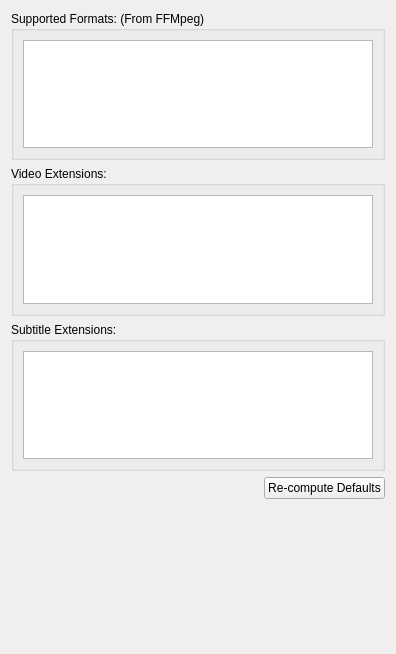
<?xml version="1.0" encoding="UTF-8"?>
<ui version="4.0">
 <class>NMediaManager::NPreferences::NUi::CMediaFormats</class>
 <widget class="QWidget" name="NMediaManager::NPreferences::NUi::CMediaFormats">
  <property name="geometry">
   <rect>
    <x>0</x>
    <y>0</y>
    <width>396</width>
    <height>654</height>
   </rect>
  </property>
  <property name="windowTitle">
   <string>Form</string>
  </property>
  <layout class="QVBoxLayout" name="verticalLayout">
   <item>
    <widget class="QGroupBox" name="groupBox_3">
     <property name="title">
      <string>Supported Formats: (From FFMpeg)</string>
     </property>
     <layout class="QGridLayout" name="gridLayout_4">
      <item row="0" column="0" rowspan="2">
       <widget class="QListWidget" name="supportedFormats">
        <property name="editTriggers">
         <set>QAbstractItemView::NoEditTriggers</set>
        </property>
        <property name="sortingEnabled">
         <bool>true</bool>
        </property>
       </widget>
      </item>
     </layout>
    </widget>
   </item>
   <item>
    <widget class="QGroupBox" name="groupBox">
     <property name="title">
      <string>Video Extensions:</string>
     </property>
     <layout class="QGridLayout" name="gridLayout_2">
      <item row="0" column="0" rowspan="2">
       <widget class="QListWidget" name="videoExtensions">
        <property name="sortingEnabled">
         <bool>true</bool>
        </property>
       </widget>
      </item>
     </layout>
    </widget>
   </item>
   <item>
    <widget class="QGroupBox" name="groupBox_4">
     <property name="title">
      <string>Subtitle Extensions:</string>
     </property>
     <layout class="QGridLayout" name="gridLayout_5">
      <item row="1" column="0" rowspan="2">
       <widget class="QListWidget" name="subtitleExtensions">
        <property name="sortingEnabled">
         <bool>true</bool>
        </property>
       </widget>
      </item>
     </layout>
    </widget>
   </item>
   <item>
    <layout class="QHBoxLayout" name="horizontalLayout_2">
     <item>
      <spacer name="horizontalSpacer">
       <property name="orientation">
        <enum>Qt::Horizontal</enum>
       </property>
       <property name="sizeHint" stdset="0">
        <size>
         <width>40</width>
         <height>20</height>
        </size>
       </property>
      </spacer>
     </item>
     <item>
      <widget class="QPushButton" name="recomputeBtn">
       <property name="text">
        <string>Re-compute Defaults</string>
       </property>
      </widget>
     </item>
    </layout>
   </item>
   <item>
    <spacer name="verticalSpacer_6">
     <property name="orientation">
      <enum>Qt::Vertical</enum>
     </property>
     <property name="sizeHint" stdset="0">
      <size>
       <width>20</width>
       <height>227</height>
      </size>
     </property>
    </spacer>
   </item>
  </layout>
 </widget>
 <tabstops>
  <tabstop>supportedFormats</tabstop>
  <tabstop>recomputeBtn</tabstop>
  <tabstop>videoExtensions</tabstop>
 </tabstops>
 <resources>
  <include location="../../SABUtils/resources/SABUtils.qrc"/>
 </resources>
 <connections/>
</ui>
